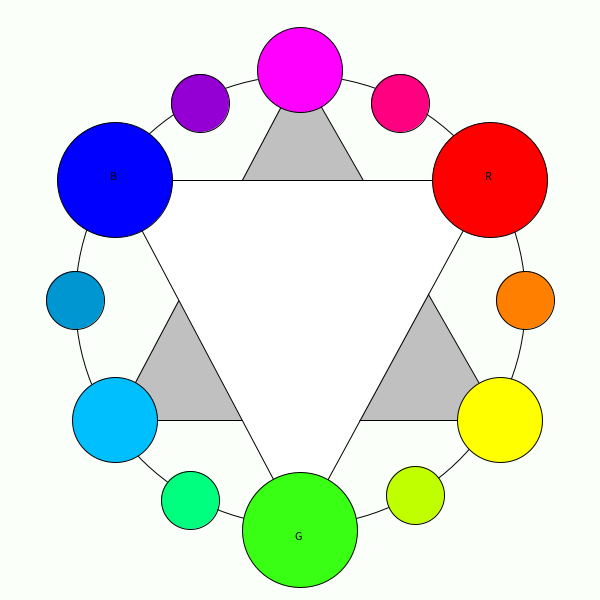
Frame 1 (no input)
Frame 60 (the mouse pressed at the canvas centre just before this capture): identical to frame 1, image omitted
Frame 120 (the mouse held since frame 60 and released just before this capture): identical to frame 1, image omitted

The Processing sketch that drew this single still picture (run headless with seeded random() and noise(); from frame 60 on, the mouse is pressed at the canvas centre):

// Processing sketch: tp1
// ── tp1.pde
void setup()

{


  size (600,600);

}
      //DIBUJAR
     

   void draw(){
     
  background(250,500,250);
  
  
  
  
  //circulo
  stroke(1);
  noFill();
  circle(300,300,450);
     
     
     //triangulo
     stroke(1);
     
     fill(192,192,192);
     
     triangle(300, 70, 115,420, 500,420);
     
     //triangulo2
     stroke(1);
     
     fill(255,255,255);
     
     triangle(115, 180, 300,530,490, 180);

     

     //1#

     stroke(1);

     fill(255, 0, 255);

     circle(300,70,85 );

     

     //2#

     stroke(1);  

     fill(148,0,211);

     circle(200,103, 58);

     

     //3#

     stroke(1);

     fill(0,0,255);

     circle(115, 180, 115);

     

     //#4

     stroke(1);    

     fill(0,150,210);

     circle(75,300,58);     

     

     //#5

     stroke(1);

     fill(0,191,255);

     circle(115,420,85);

     

     //#6

     stroke(1);  

     fill(0,255,127);

     circle(190, 500,58);

     

     //#7

     stroke(1);  

     fill(57,255, 20);

     circle(300,530,115);

     

     //#8

     stroke(1);

     fill(191,255,0);

     circle(415,495,58);

     

     //#9

     stroke(1);

     fill(255,255,0);

     circle(500,420,85);

     

     //#10

     stroke(1);

     fill(255,128,0);

     circle(525,300,58);

     

     //#11

     stroke(1);  

     fill(255,0,0);

     circle(490, 180,115);

     

     //#12

     stroke(1);

     fill(255,0,128);

     circle(400,103,58);

     

     

     //text
  
  fill(0);
  
  text("R",485, 180,115); 
  text("G",295,540,115);
  text("B",110, 180, 115);

     

     

     

     

   }
